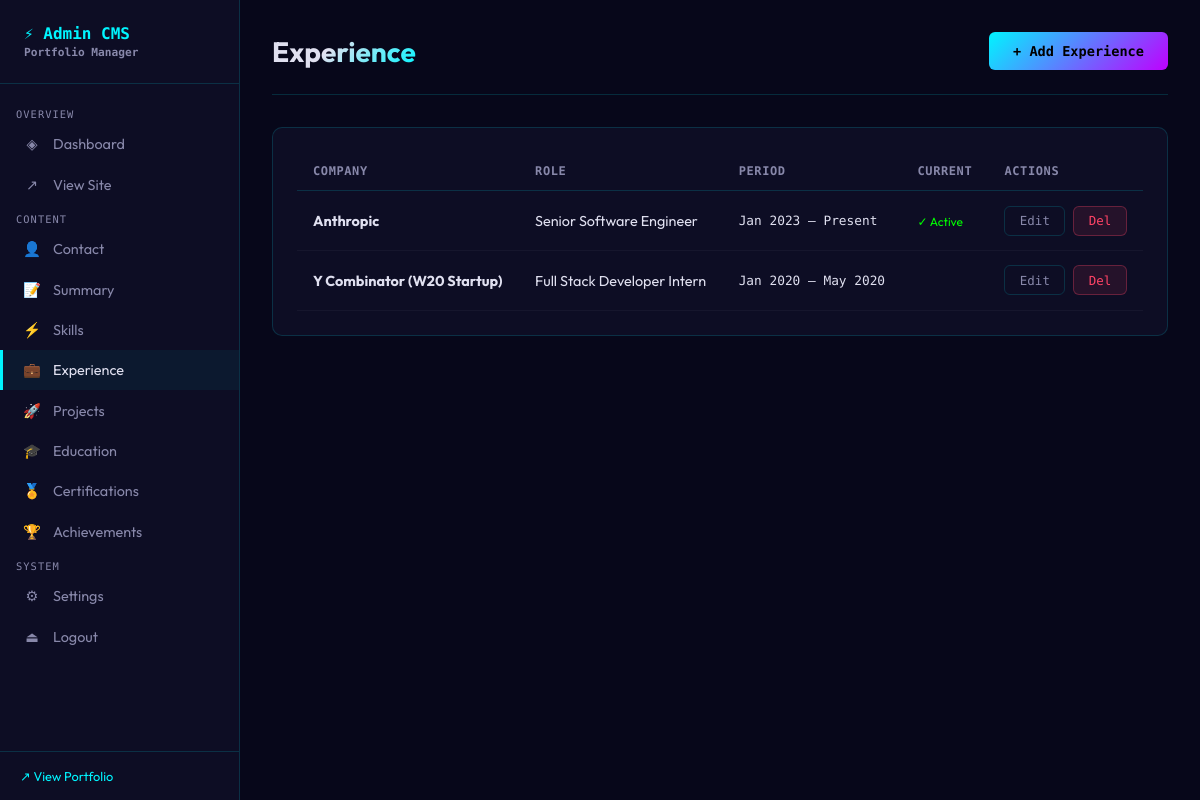
Screenshot of /admin/experience (signed in) with the database file from the repository.
### tables this page shows
CREATE TABLE experience (
        id INTEGER PRIMARY KEY,
        company TEXT NOT NULL, role TEXT, start_date TEXT, end_date TEXT,
        current INTEGER DEFAULT 0, description TEXT, technologies TEXT,
        order_index INTEGER DEFAULT 0
    );

### app/routes/admin.py (the view)
@admin_bp.route('/experience')
@login_required
def experience():
    db = get_db(current_app.config['DB_PATH'])
    items = db.execute("SELECT * FROM experience ORDER BY order_index").fetchall()
    db.close()
    return render_template('admin/experience.html', items=[dict(i) for i in items])

### app/db.py (called while the page is built)
def get_db(db_path):
    conn = sqlite3.connect(db_path)
    conn.row_factory = sqlite3.Row
    conn.execute("PRAGMA journal_mode=WAL")
    return conn

### app/routes/admin.py (called while the page is built)
@admin_bp.context_processor
def inject_settings():
    try:
        db = get_db(current_app.config['DB_PATH'])
        settings = {r['key']: r['value'] for r in db.execute("SELECT key,value FROM site_settings").fetchall()}
        db.close()
        return dict(settings=settings)
    except:
        return dict(settings={})

def login_required(f):
    @wraps(f)
    def decorated(*args, **kwargs):
        if not session.get('admin_logged_in'):
            return redirect(url_for('admin.login'))
        return f(*args, **kwargs)
    return decorated

### app/templates/admin/experience.html (shortened to what this page needs)
{% extends 'admin/base.html' %}
{% block content %}
<div class="page-header">
  <div><div class="page-title">Experience</div></div>
  <button class="btn btn-primary" onclick="document.getElementById('modal').classList.add('open')">+ Add Experience</button>
</div>
<div class="card">
  <div class="table-wrap">
    <table>
      <thead><tr><th>Company</th><th>Role</th><th>Period</th><th>Current</th><th>Actions</th></tr></thead>
      <tbody>
        {% for item in items %}
        <tr>
          <td><strong>{{ item.company }}</strong></td>
          <td>{{ item.role }}</td>
          <td style="font-family:var(--font-mono);font-size:.8rem">{{ item.start_date }} — {{ 'Present' if item.current else item.end_date }}</td>
          <td>{% if item.current %}<span style="color:#0f0;font-size:.75rem">✓ Active</span>{% endif %}</td>
          <td class="td-actions">
            <button class="btn btn-sm btn-ghost" onclick="editExp({{ item|tojson }})">Edit</button>
            <form method="POST" action="/admin/experience/delete/{{ item.id }}" onsubmit="return confirm('Delete?')"><button type="submit" class="btn btn-sm btn-danger">Del</button></form>
          </td>
        </tr>
        {% endfor %}
      </tbody>
    </table>
  </div>
</div>
{% endblock %}

### app/templates/admin/base.html (style rules this page uses)
:root { --accent: #00f5ff; --secondary: #bf00ff; --bg: #07071a; --bg2: #0d0d24; --bg3: #12122e; --text: #e0e0f0; --text-dim: #8888aa; --border: rgba(0, 245, 255, 0.15); --success: #00cc88; --error: #ff4466; --font-mono: 'Space Mono', monospace; --font: 'Outfit', sans-serif; --r: 10px; }
*, *::before, *::after { box-sizing: border-box; margin: 0; padding: 0; }
body { font-family: var(--font); background: var(--bg); color: var(--text); min-height: 100vh; display: flex; }
.page-header { display: flex; justify-content: space-between; align-items: center; margin-bottom: 2rem; padding-bottom: 1.5rem; border-bottom: 1px solid var(--border); }
.page-title { font-size: 1.75rem; font-weight: 700; background: linear-gradient(135deg, var(--text) 40%, var(--accent)); -webkit-background-clip: text; -webkit-text-fill-color: transparent; background-clip: text; }
.card { background: var(--bg2); border: 1px solid var(--border); border-radius: var(--r); padding: 1.5rem; margin-bottom: 1.5rem; }
.btn { padding: 0.7rem 1.5rem; border-radius: 6px; font-family: var(--font-mono); font-size: 0.85rem; cursor: pointer; text-decoration: none; display: inline-flex; align-items: center; gap: 0.5rem; border: none; transition: all 0.2s; }
.btn-primary { background: linear-gradient(135deg, var(--accent), var(--secondary)); color: #000; font-weight: 700; }
.btn-ghost { background: transparent; color: var(--text-dim); border: 1px solid var(--border); }
.btn-danger { background: rgba(255, 68, 102, 0.1); color: var(--error); border: 1px solid rgba(255, 68, 102, 0.3); }
.btn-sm { padding: 0.4rem 0.9rem; font-size: 0.78rem; }
.table-wrap { overflow-x: auto; }
table { width: 100%; border-collapse: collapse; }
th { padding: 0.75rem 1rem; text-align: left; font-family: var(--font-mono); font-size: 0.75rem; color: var(--text-dim); border-bottom: 1px solid var(--border); text-transform: uppercase; letter-spacing: 0.05em; }
td { padding: 0.9rem 1rem; border-bottom: 1px solid rgba(255, 255, 255, 0.04); font-size: 0.9rem; vertical-align: middle; }
.td-actions { display: flex; gap: 0.5rem; }

### rows the page displays
experience: company "Anthropic", role "Senior Software Engineer", start_date "Jan 2023", current "Present", shows "✓ Active"
experience: company "Y Combinator (W20 Startup)", role "Full Stack Developer Intern", start_date "Jan 2020", current+end_date "May 2020"
